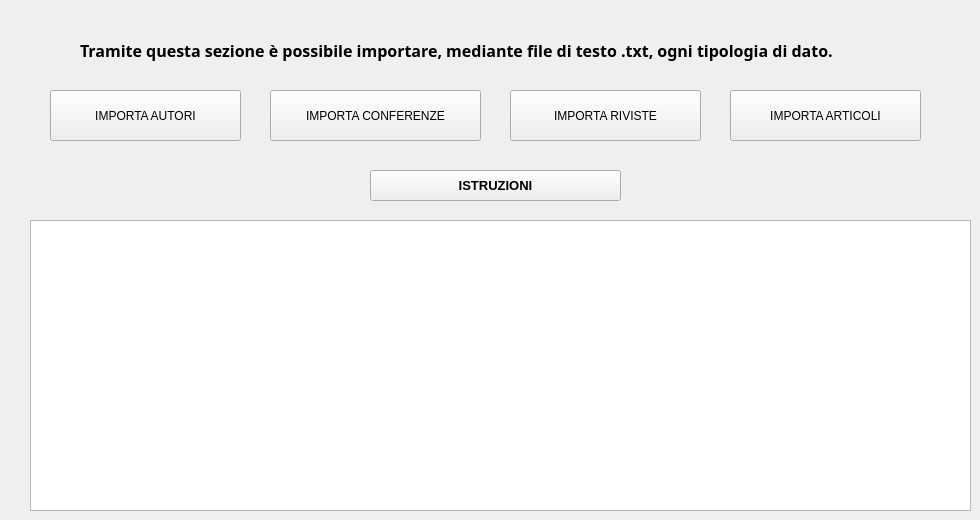
      <widget class="QWidget" name="Importa">
       <attribute name="title">
        <string>IMPORTA</string>
       </attribute>
       <widget class="QLabel" name="label_39">
        <property name="geometry">
         <rect>
          <x>80</x>
          <y>30</y>
          <width>871</width>
          <height>41</height>
         </rect>
        </property>
        <property name="font">
         <font>
          <family>HP Simplified</family>
          <pointsize>12</pointsize>
          <weight>75</weight>
          <bold>true</bold>
         </font>
        </property>
        <property name="text">
         <string>Tramite questa sezione è possibile importare, mediante file di testo .txt, ogni tipologia di dato.</string>
        </property>
       </widget>
       <widget class="QPushButton" name="importa_autori">
        <property name="geometry">
         <rect>
          <x>50</x>
          <y>90</y>
          <width>191</width>
          <height>51</height>
         </rect>
        </property>
        <property name="text">
         <string>IMPORTA AUTORI</string>
        </property>
       </widget>
       <widget class="QPushButton" name="importa_conferenze">
        <property name="geometry">
         <rect>
          <x>270</x>
          <y>90</y>
          <width>211</width>
          <height>51</height>
         </rect>
        </property>
        <property name="text">
         <string>IMPORTA CONFERENZE</string>
        </property>
       </widget>
       <widget class="QPushButton" name="importa_riviste">
        <property name="geometry">
         <rect>
          <x>510</x>
          <y>90</y>
          <width>191</width>
          <height>51</height>
         </rect>
        </property>
        <property name="text">
         <string>IMPORTA RIVISTE</string>
        </property>
       </widget>
       <widget class="QPushButton" name="importa_articoli">
        <property name="geometry">
         <rect>
          <x>730</x>
          <y>90</y>
          <width>191</width>
          <height>51</height>
         </rect>
        </property>
        <property name="text">
         <string>IMPORTA ARTICOLI</string>
        </property>
       </widget>
       <widget class="QPushButton" name="istruzioni_importa">
        <property name="geometry">
         <rect>
          <x>370</x>
          <y>170</y>
          <width>251</width>
          <height>31</height>
         </rect>
        </property>
        <property name="font">
         <font>
          <pointsize>10</pointsize>
          <weight>75</weight>
          <bold>true</bold>
         </font>
        </property>
        <property name="text">
         <string>ISTRUZIONI</string>
        </property>
       </widget>
       <widget class="QTextBrowser" name="istruzioni">
        <property name="geometry">
         <rect>
          <x>30</x>
          <y>220</y>
          <width>941</width>
          <height>291</height>
         </rect>
        </property>
       </widget>
      </widget>
